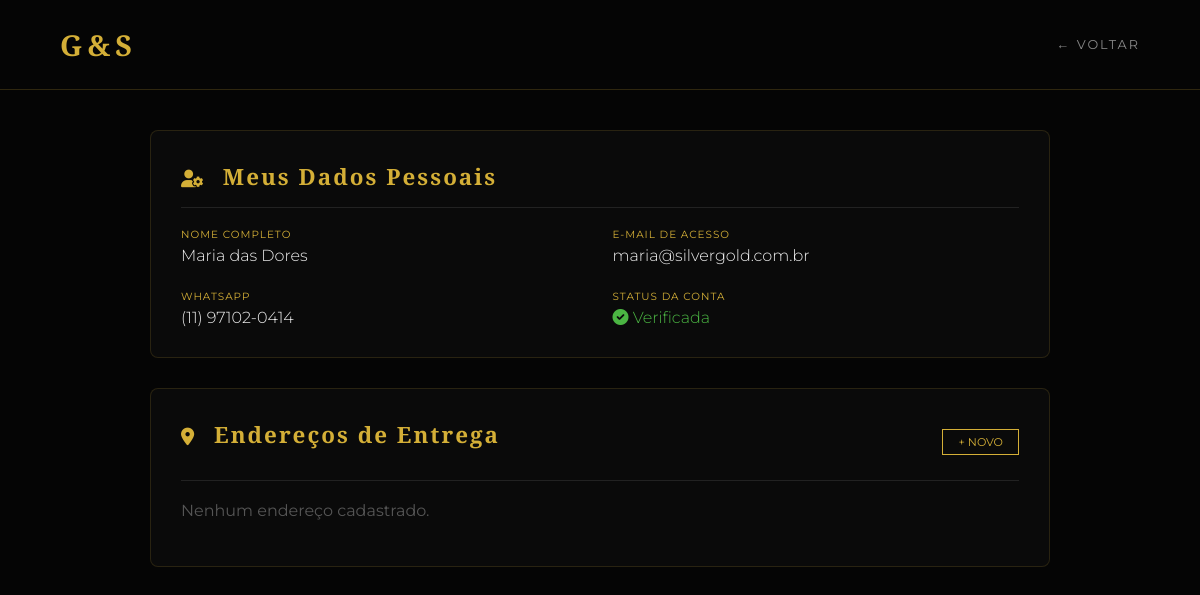
The app's page /meus-dados/ (signed in), older data.
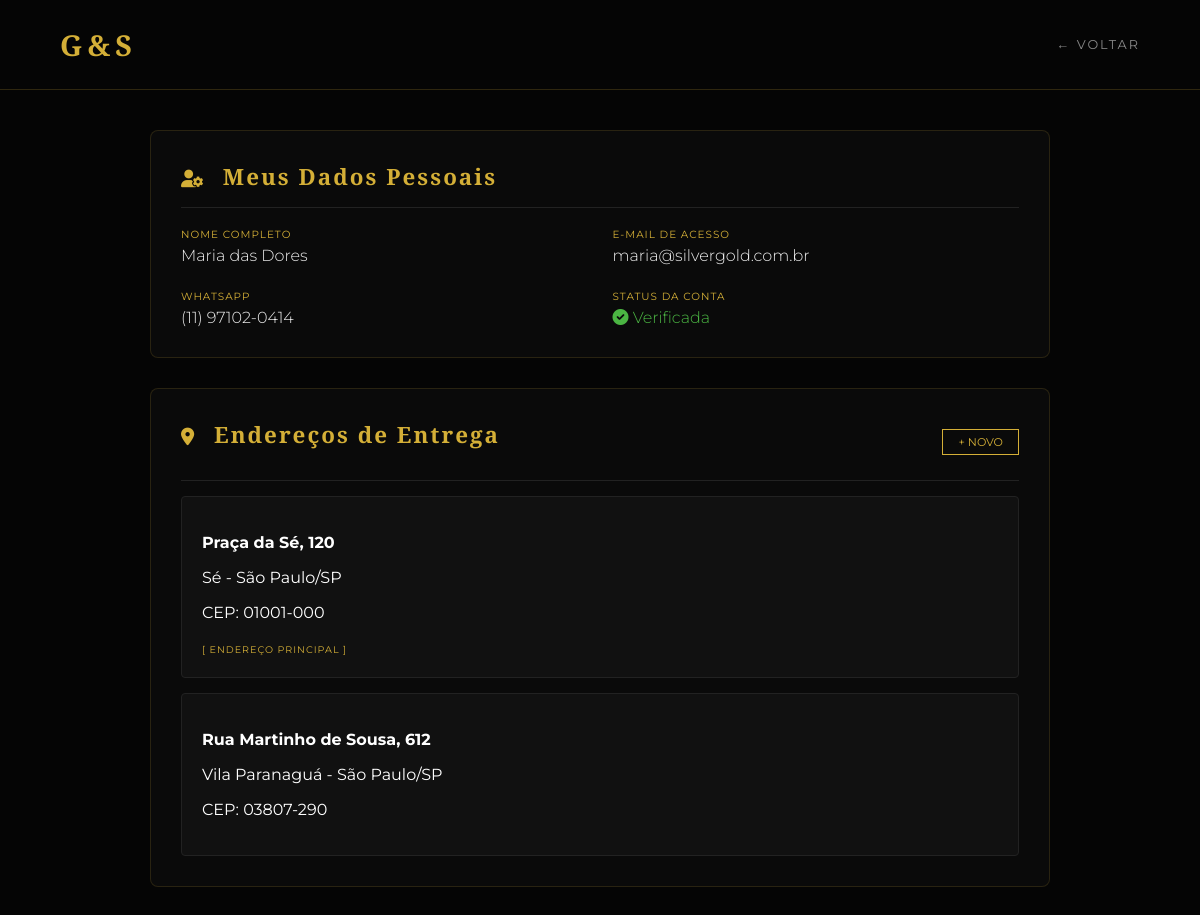
The same page, newer data.
### vendas/models.py (models this page shows, shortened)
class Endereco(models.Model):
    cliente = models.ForeignKey(Cliente, on_delete=models.CASCADE, related_name='enderecos')
    cep = models.CharField(max_length=9, verbose_name="CEP")
    logradouro = models.CharField(max_length=255, verbose_name="Rua/Avenida")
    numero = models.CharField(max_length=10, verbose_name="Número")
    complemento = models.CharField(max_length=100, blank=True, null=True, verbose_name="Complemento")
    bairro = models.CharField(max_length=100, verbose_name="Bairro")
    cidade = models.CharField(max_length=100, verbose_name="Cidade")
    estado = models.CharField(max_length=2, verbose_name="Estado (UF)")
    padrao = models.BooleanField(default=False, verbose_name="Endereço Principal?")

### vendas/views.py (the view)
# urls.py: path('meus-dados/', meus_dados, name='meus_dados'),
@login_required
def meus_dados(request):
    cliente = request.user.perfil_cliente
    enderecos = Endereco.objects.filter(cliente=cliente)
    return render(request, 'vendas/meus_dados.html', {
        'cliente': cliente,
        'enderecos': enderecos
    })

### vendas/templates/vendas/meus_dados.html (shortened to what this page needs)
<!DOCTYPE html>
<html lang="pt-br">
<head>
    <link rel="stylesheet" href="https://cdnjs.cloudflare.com/ajax/libs/font-awesome/6.0.0/css/all.min.css">
</head>
<body>
<nav>
    <a href="{% url 'vitrine' %}" class="logo">G&S</a>
    <a href="{% url 'vitrine' %}" class="voltar">← Voltar</a>
</nav>
<div class="container">
    <div class="section-box">
        <h2><i class="fa-solid fa-user-gear" style="margin-right: 10px; font-size: 1.1rem;"></i> Meus Dados Pessoais</h2>
        <div class="info-grid">
            <div class="info-item">
                <label>Nome Completo</label>
                <p>{{ user.get_full_name|default:user.first_name }}</p>
            </div>
            <div class="info-item">
                <label>E-mail de Acesso</label>
                <p>{{ user.email }}</p>
            </div>
            <div class="info-item">
                <label>WhatsApp</label>
                <p>{{ cliente.whatsapp }}</p>
            </div>
            <div class="info-item">
                <label>Status da Conta</label>
                <p style="color: #4BB543;"><i class="fa-solid fa-circle-check"></i> Verificada</p>
            </div>
        </div>
    </div>
    <div class="section-box">
        <div style="display: flex; justify-content: space-between; align-items: center; border-bottom: 1px solid #222; padding-bottom: 15px;">
            <h2 style="border: none; margin: 0;"><i class="fa-solid fa-location-dot" style="margin-right: 10px; font-size: 1.1rem;"></i> Endereços de Entrega</h2>
            <a href="{% url 'adicionar_endereco' %}" class="btn-add" style="margin: 0; padding: 5px 15px; font-size: 0.7rem;">+ Novo</a>
        </div>
        {% for endereco in enderecos %}
            <div class="address-card">
                <p><strong>{{ endereco.logradouro }}, {{ endereco.numero }}</strong></p>
                <p>{{ endereco.bairro }} - {{ endereco.cidade }}/{{ endereco.estado }}</p>
                <p>CEP: {{ endereco.cep }}</p>
                {% if endereco.padrao %}
                    <span style="color: var(--ouro); font-size: 0.6rem; text-transform: uppercase; letter-spacing: 1px;">[ Endereço Principal ]</span>
                {% endif %}
            </div>
        {% empty %}
            <p style="color: #555; margin-top: 20px;">Nenhum endereço cadastrado.</p>
        {% endfor %}
    </div>
</div>
</body>
</html>

Row changes from the older to the newer data that the page shows:
added Endereco: logradouro "Praça da Sé", numero "120", bairro "Sé", cidade "São Paulo", estado "SP", cep "01001-000", padrao "[ ENDEREÇO PRINCIPAL ]"
added Endereco: logradouro "Rua Martinho de Sousa", numero "612", bairro "Vila Paranaguá", cidade "São Paulo", estado "SP", cep "03807-290"
Text that changed along with them:
text no longer shown: "Nenhum endereço cadastrado."
